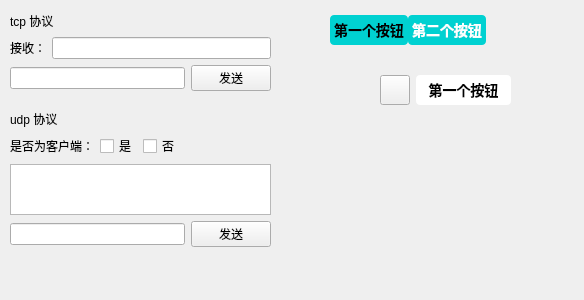
<?xml version="1.0" encoding="UTF-8"?>
<ui version="4.0">
 <class>OtherPage</class>
 <widget class="QWidget" name="OtherPage">
  <property name="geometry">
   <rect>
    <x>0</x>
    <y>0</y>
    <width>584</width>
    <height>300</height>
   </rect>
  </property>
  <property name="windowTitle">
   <string>Form</string>
  </property>
  <property name="styleSheet">
   <string notr="true"/>
  </property>
  <widget class="QWidget" name="layoutWidget">
   <property name="geometry">
    <rect>
     <x>330</x>
     <y>10</y>
     <width>231</width>
     <height>41</height>
    </rect>
   </property>
   <layout class="QHBoxLayout" name="horizontalLayout">
    <property name="spacing">
     <number>0</number>
    </property>
    <item>
     <widget class="QPushButton" name="btn_test1">
      <property name="styleSheet">
       <string notr="true">QPushButton
{
	background-color: #00d1d1; /*背景色*/ 
	border-style: outset;
	border-width: 0px;
	border-radius:4px; /*边界圆滑*/
	border-color: #00d1d1;
	font: bold 14px;
	min-width:2em;
	color: black; /*字体颜色*/
	/*font-family:华文新魏;*/
	padding: 4px;
}
 
QPushButton:hover
{
	background-color: #00aaaa;
}
 
QPushButton:pressed
{
	background-color: #f0f0f0; /*伪状态经过时背景色*/ 
	border-style: inset;
}

QPushButton:checked
{
	background-color: #f0f0f0; /*伪状态经过时背景色*/ 
	border-style: inset;
}

QPushButton:!enabled{
	background-color: rgb(100, 100, 100);
	border-style: inset;
}</string>
      </property>
      <property name="text">
       <string>第一个按钮</string>
      </property>
      <property name="checkable">
       <bool>true</bool>
      </property>
      <property name="checked">
       <bool>false</bool>
      </property>
     </widget>
    </item>
    <item>
     <widget class="QPushButton" name="btn_test2">
      <property name="styleSheet">
       <string notr="true">QPushButton
{
	background-color: #00d1d1; /*背景色*/ 
	border-style: outset;
	border-width: 0px;
	border-radius:4px; /*边界圆滑*/
	border-color: #00d1d1;
	font: bold 14px;
	min-width:2em;
	color:white; /*字体颜色*/
	/*font-family:华文新魏;*/
	padding: 4px;
}
 
QPushButton:hover
{
	background-color: #00aaaa;
}
 
QPushButton:pressed
{
	background-color: #008484; /*伪状态经过时背景色*/ 
	border-style: inset;
}

QPushButton:checked
{
	background-color: #008484; /*伪状态经过时背景色*/ 
	border-style: inset;
}

QPushButton:!enabled{
	background-color: rgb(100, 100, 100);
	border-style: inset;
}</string>
      </property>
      <property name="text">
       <string>第二个按钮</string>
      </property>
      <property name="checkable">
       <bool>true</bool>
      </property>
      <property name="checked">
       <bool>false</bool>
      </property>
     </widget>
    </item>
    <item>
     <spacer name="horizontalSpacer">
      <property name="orientation">
       <enum>Qt::Orientation::Horizontal</enum>
      </property>
      <property name="sizeHint" stdset="0">
       <size>
        <width>40</width>
        <height>20</height>
       </size>
      </property>
     </spacer>
    </item>
   </layout>
  </widget>
  <widget class="QWidget" name="btnTextGroup" native="true">
   <property name="geometry">
    <rect>
     <x>380</x>
     <y>70</y>
     <width>131</width>
     <height>41</height>
    </rect>
   </property>
   <property name="styleSheet">
    <string notr="true">#widget
{
	background-color:#FFFFFF;
}</string>
   </property>
   <layout class="QHBoxLayout" name="horizontalLayout_3">
    <item>
     <widget class="QToolButton" name="btn_tool">
      <property name="minimumSize">
       <size>
        <width>30</width>
        <height>30</height>
       </size>
      </property>
      <property name="styleSheet">
       <string notr="true">#toolButton {
	/*background: url(:/background/pic/set_page_checked.png) center no-repeat;*/
	font-size: 14px;
	border-image: url(:/background/pic/set_page_checked.png) center no-repeat;
}
</string>
      </property>
      <property name="text">
       <string/>
      </property>
      <property name="toolButtonStyle">
       <enum>Qt::ToolButtonStyle::ToolButtonFollowStyle</enum>
      </property>
     </widget>
    </item>
    <item>
     <widget class="QPushButton" name="btn_text">
      <property name="styleSheet">
       <string notr="true">QPushButton
{
	background-color: #FFFFFF; /*背景色*/ 
	border-style: outset;
	border-width: 0px;
	border-radius:4px; /*边界圆滑*/
	border-color: #FFFFFF;
	font: bold 14px;
	min-width:2em;
	color: black; /*字体颜色*/
	/*font-family:华文新魏;*/
	padding: 4px;
}
 
QPushButton:hover
{
	background-color: #00aaaa;
}
 
QPushButton:pressed
{
	background-color: #f0f0f0; /*伪状态经过时背景色*/ 
	border-style: inset;
}

QPushButton:checked
{
	background-color: #f0f0f0; /*伪状态经过时背景色*/ 
	border-style: inset;
}

QPushButton:!enabled{
	background-color: rgb(100, 100, 100);
	border-style: inset;
}</string>
      </property>
      <property name="text">
       <string>第一个按钮</string>
      </property>
      <property name="checkable">
       <bool>true</bool>
      </property>
      <property name="checked">
       <bool>false</bool>
      </property>
     </widget>
    </item>
   </layout>
  </widget>
  <widget class="QWidget" name="layoutWidget_2">
   <property name="geometry">
    <rect>
     <x>10</x>
     <y>110</y>
     <width>261</width>
     <height>137</height>
    </rect>
   </property>
   <layout class="QVBoxLayout" name="verticalLayout_2">
    <item>
     <widget class="QLabel" name="label_3">
      <property name="text">
       <string>udp 协议</string>
      </property>
     </widget>
    </item>
    <item>
     <layout class="QHBoxLayout" name="horizontalLayout_7">
      <item>
       <widget class="QLabel" name="label_5">
        <property name="text">
         <string>是否为客户端：</string>
        </property>
       </widget>
      </item>
      <item>
       <widget class="QCheckBox" name="checkBox_Yes">
        <property name="text">
         <string>是</string>
        </property>
       </widget>
      </item>
      <item>
       <widget class="QCheckBox" name="checkBox_No">
        <property name="text">
         <string>否</string>
        </property>
       </widget>
      </item>
      <item>
       <spacer name="horizontalSpacer_2">
        <property name="orientation">
         <enum>Qt::Orientation::Horizontal</enum>
        </property>
        <property name="sizeHint" stdset="0">
         <size>
          <width>40</width>
          <height>20</height>
         </size>
        </property>
       </spacer>
      </item>
     </layout>
    </item>
    <item>
     <layout class="QHBoxLayout" name="horizontalLayout_6">
      <item>
       <widget class="QPlainTextEdit" name="editeEara"/>
      </item>
     </layout>
    </item>
    <item>
     <layout class="QHBoxLayout" name="horizontalLayout_4">
      <item>
       <widget class="QLineEdit" name="lineEdit_UDP_SEND"/>
      </item>
      <item>
       <widget class="QPushButton" name="btn_udp_test_send">
        <property name="text">
         <string>发送</string>
        </property>
       </widget>
      </item>
     </layout>
    </item>
   </layout>
  </widget>
  <widget class="QWidget" name="layoutWidget">
   <property name="geometry">
    <rect>
     <x>10</x>
     <y>10</y>
     <width>261</width>
     <height>81</height>
    </rect>
   </property>
   <layout class="QVBoxLayout" name="verticalLayout">
    <item>
     <widget class="QLabel" name="label">
      <property name="text">
       <string>tcp 协议</string>
      </property>
     </widget>
    </item>
    <item>
     <layout class="QHBoxLayout" name="horizontalLayout_5">
      <item>
       <widget class="QLabel" name="label_2">
        <property name="text">
         <string>接收：</string>
        </property>
       </widget>
      </item>
      <item>
       <widget class="QLineEdit" name="lineEdit_TCP_ACP"/>
      </item>
     </layout>
    </item>
    <item>
     <layout class="QHBoxLayout" name="horizontalLayout_2">
      <item>
       <widget class="QLineEdit" name="lineEdit_TCP_SEND"/>
      </item>
      <item>
       <widget class="QPushButton" name="btn_tcp_test_send">
        <property name="text">
         <string>发送</string>
        </property>
       </widget>
      </item>
     </layout>
    </item>
   </layout>
  </widget>
 </widget>
 <resources/>
 <connections/>
</ui>
